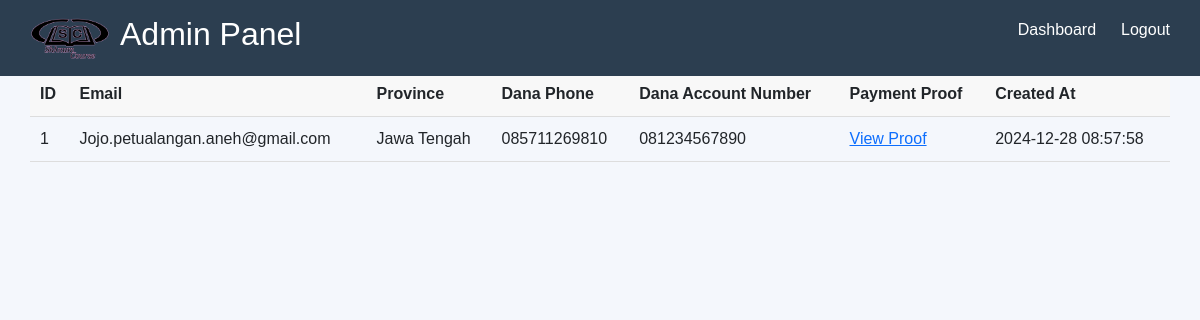
The app's page /public/admin/check_payments.php (signed in), older data.
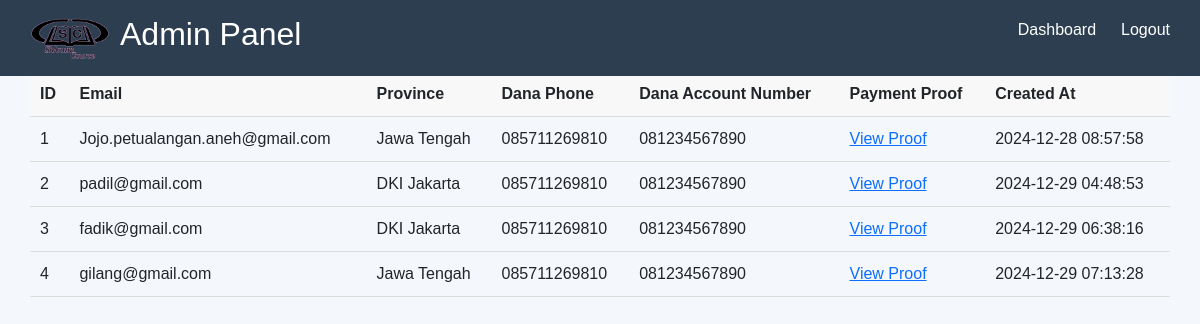
The same page, newer data.
### tables this page shows
CREATE TABLE `payments` (
  `id` int NOT NULL,
  `email` varchar(255) NOT NULL,
  `province` varchar(255) NOT NULL,
  `dana_phone` varchar(20) NOT NULL,
  `dana_account_number` varchar(20) NOT NULL,
  `payment_proof` varchar(255) NOT NULL,
  `created_at` timestamp NULL DEFAULT CURRENT_TIMESTAMP
);

### public/admin/check_payments.php (the view, shortened to what this page needs)
<?php
require '../../database/db_connection.php';
$query = "SELECT id, email, province, dana_phone, dana_account_number, payment_proof, created_at FROM payments";
$result = $conn->query($query);
?>
<!DOCTYPE html>
<html lang="en">
<head>
    <link rel="stylesheet" href="https://cdnjs.cloudflare.com/ajax/libs/font-awesome/6.0.0-beta3/css/all.min.css">
    <link href="https://cdn.jsdelivr.net/npm/bootstrap@5.3.0-alpha1/dist/css/bootstrap.min.css" rel="stylesheet">
</head>
<body>
    <div class="navbar">
        <div class="navbar-header">
            <img src="../../public/img/sc.png" alt="Logo">
            <h2 class="text-white">Admin Panel</h2>
        </div>
        <ul class="navbar-menu">
            <li><a href="../dashboard_admin.php">Dashboard</a></li>
            <li><a href="logout.php">Logout</a></li>
        </ul>
    </div>
    <div class="main-content">
        <h3>Payment Records</h3>
        <table class="payment-table">
            <thead>
                <tr>
                    <th>ID</th>
                    <th>Email</th>
                    <th>Province</th>
                    <th>Dana Phone</th>
                    <th>Dana Account Number</th>
                    <th>Payment Proof</th>
                    <th>Created At</th>
                </tr>
            </thead>
            <tbody>
                <?php while ($row = $result->fetch_assoc()) { ?>
                    <tr>
                        <td><?php echo $row['id']; ?></td>
                        <td><?php echo $row['email']; ?></td>
                        <td><?php echo $row['province']; ?></td>
                        <td><?php echo $row['dana_phone']; ?></td>
                        <td><?php echo $row['dana_account_number']; ?></td>
                        <td><a href="../user/<?php echo $row['payment_proof']; ?>" target="_blank">View Proof</a></td>
                        <td><?php echo date('Y-m-d H:i:s', strtotime($row['created_at'])); ?></td>
                    </tr>
                <?php } ?>
            </tbody>
        </table>
    </div>
</body>
</html>

### public/admin/check_payments.php (style rules this page uses)
body { font-family: 'Arial', sans-serif; margin: 0; padding: 0; background-color: #f4f7fc; }
.navbar { background-color: #2c3e50; color: white; padding: 15px 30px; display: flex; justify-content: space-between; align-items: center; position: fixed; width: 100%; top: 0; z-index: 1000; }
.navbar-header { display: flex; align-items: center; gap: 10px; }
.navbar img { max-width: 80px; }
.navbar-menu { list-style-type: none; padding: 0; display: flex; gap: 25px; }
.navbar-menu li { display: inline; }
.navbar-menu li a { color: white; text-decoration: none; font-size: 16px; display: flex; align-items: center; gap: 8px; transition: background-color 0.3s; }
.main-content { margin-top: 80px; padding: 30px; max-width: 1200px; margin: auto; }
.payment-table { width: 100%; border-collapse: collapse; }
.payment-table th, .payment-table td { padding: 10px; text-align: left; border-bottom: 1px solid #ddd; }
.payment-table th { background-color: #f8f8f8; }

Row changes from the older to the newer data that the page shows:
added payments: id "2", email "padil@gmail.com", province "DKI Jakarta", dana_phone "085711269810", dana_account_number "081234567890", created_at "2024-12-29 04:48:53"
added payments: id "3", email "fadik@gmail.com", province "DKI Jakarta", dana_phone "085711269810", dana_account_number "081234567890", created_at "2024-12-29 06:38:16"
added payments: id "4", email "gilang@gmail.com", province "Jawa Tengah", dana_phone "085711269810", dana_account_number "081234567890", created_at "2024-12-29 07:13:28"
